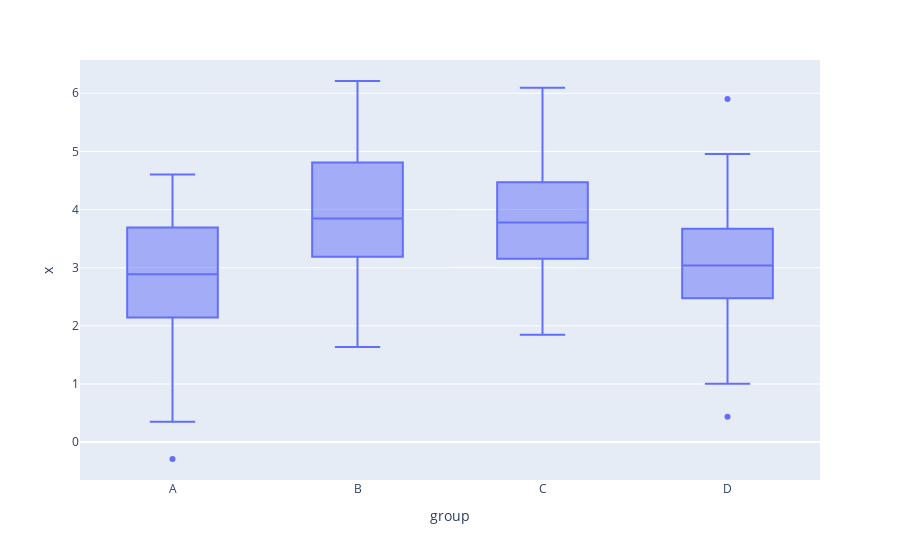

The code cell stored with this chart in its notebook:
### Code cell
# boxplots of x by group
plotly.offline.iplot(
    plotly.express.box(data1, x = "group", y = "x")
)

### Figure 1 — Plotly figure (JSON) as saved in the notebook; plotly's stock layout.template omitted (floating-point values rounded to 4 significant figures; data arrays with more than 128 entries replaced by an {"elided": "..."} marker saying what was removed)
{"data": [{"alignmentgroup": "True", "hoverlabel": {"namelength": 0}, "hovertemplate": "group=%{x}<br>x=%{y}", "legendgroup": "", "marker": {"color": "#636efa"}, "name": "", "notched": false, "offsetgroup": "", "orientation": "v", "showlegend": false, "type": "box", "x": {"elided": "200 str values"}, "x0": " ", "xaxis": "x", "y": {"elided": "200 float values"}, "y0": " ", "yaxis": "y"}], "layout": {"boxmode": "group", "legend": {"tracegroupgap": 0}, "margin": {"t": 60}, "xaxis": {"anchor": "y", "domain": [0, 1], "title": {"text": "group"}}, "yaxis": {"anchor": "x", "domain": [0, 1], "title": {"text": "x"}}}}
